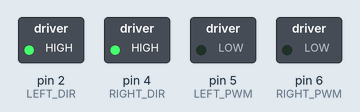
Bench run of a sketch on a simulated Arduino Uno, built with avr-gcc and run on an emulated ATmega328P. Shown: switched loads named in the sketch (green lamp = pin HIGH). What the sketch prints to the serial monitor is not drawn.

Above: at 0.1 s.
Timing chart, 0 to 1.6 s (numbered marks = the images above):
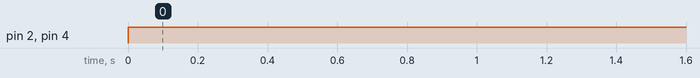

Measured:
- by itself, pin 2 (LEFT_DIR), pin 4 (RIGHT_DIR): LOW → HIGH at 0.00 s

The sketch:

OdometryRobot_Arduino.ino
```cpp
#include <Arduino.h>

#include "config.h"
#include "motorControl.h"
#include "i2c_slave.h"

void setup() {
    Serial.begin(115200);

    initMotors();
    initI2CSlave();

    Serial.println("UNO motor receiver ready");
}

void loop() {
    driveMotor(LEFT_PWM, LEFT_DIR, leftSpeed);
    driveMotor(RIGHT_PWM, RIGHT_DIR, rightSpeed);
}
```

i2c_slave.cpp
```cpp
#include <Wire.h>
#include "i2c_slave.h"
#include "config.h"

int16_t leftSpeed  = 0;
int16_t rightSpeed = 0;

void receiveEvent(int count) {
    if (count < 4) return;

    uint8_t L0 = Wire.read();
    uint8_t L1 = Wire.read();
    uint8_t R0 = Wire.read();
    uint8_t R1 = Wire.read();

    leftSpeed  = (int16_t)((L1 << 8) | L0);
    rightSpeed = (int16_t)((R1 << 8) | R0);

    Serial.print("Received L=");
    Serial.print(leftSpeed);
    Serial.print("  R=");
    Serial.println(rightSpeed);
}

void initI2CSlave() {
    Wire.begin(I2C_ADDRESS);
    Wire.onReceive(receiveEvent);
}
```

i2c_slave.h
```cpp
#pragma once
#include <Arduino.h>

extern int16_t leftSpeed;
extern int16_t rightSpeed;

void initI2CSlave();
```

motorControl.cpp
```cpp
#include "motorControl.h"
#include "config.h"

void initMotors() {
    pinMode(LEFT_DIR, OUTPUT);
    pinMode(LEFT_PWM, OUTPUT);
    pinMode(RIGHT_DIR, OUTPUT);
    pinMode(RIGHT_PWM, OUTPUT);
}

void driveMotor(int pwmPin, int dirPin, int16_t speed) {
    speed = constrain(speed, -255, 255);

    if (speed >= 0) {
        digitalWrite(dirPin, HIGH);
        analogWrite(pwmPin, speed);
    } else {
        digitalWrite(dirPin, LOW);
        analogWrite(pwmPin, -speed);
    }
}
```

motorControl.h
```cpp
#pragma once
#include <Arduino.h>

void initMotors();
void driveMotor(int pwmPin, int dirPin, int16_t speed);
```

config.h
```cpp
#pragma once

#define LEFT_DIR   2
#define LEFT_PWM   5

#define RIGHT_DIR  4
#define RIGHT_PWM  6

#define I2C_ADDRESS 0x08
```
